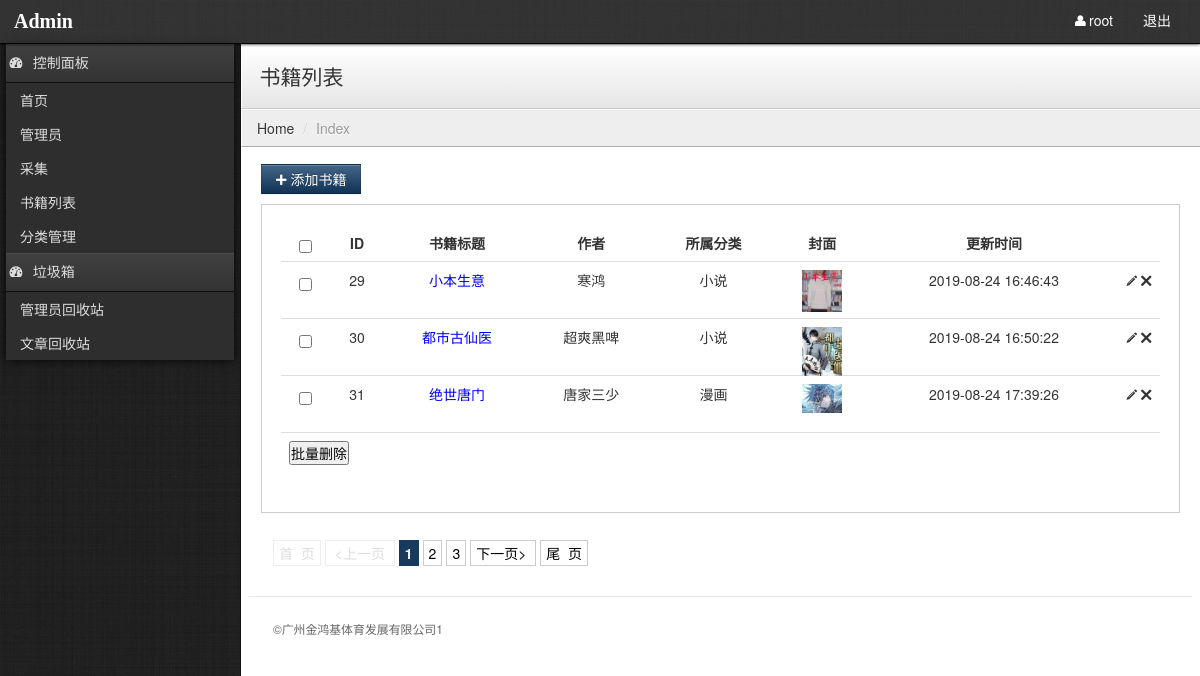
The page /admin/book_list.php (signed in) on the database as committed earlier.
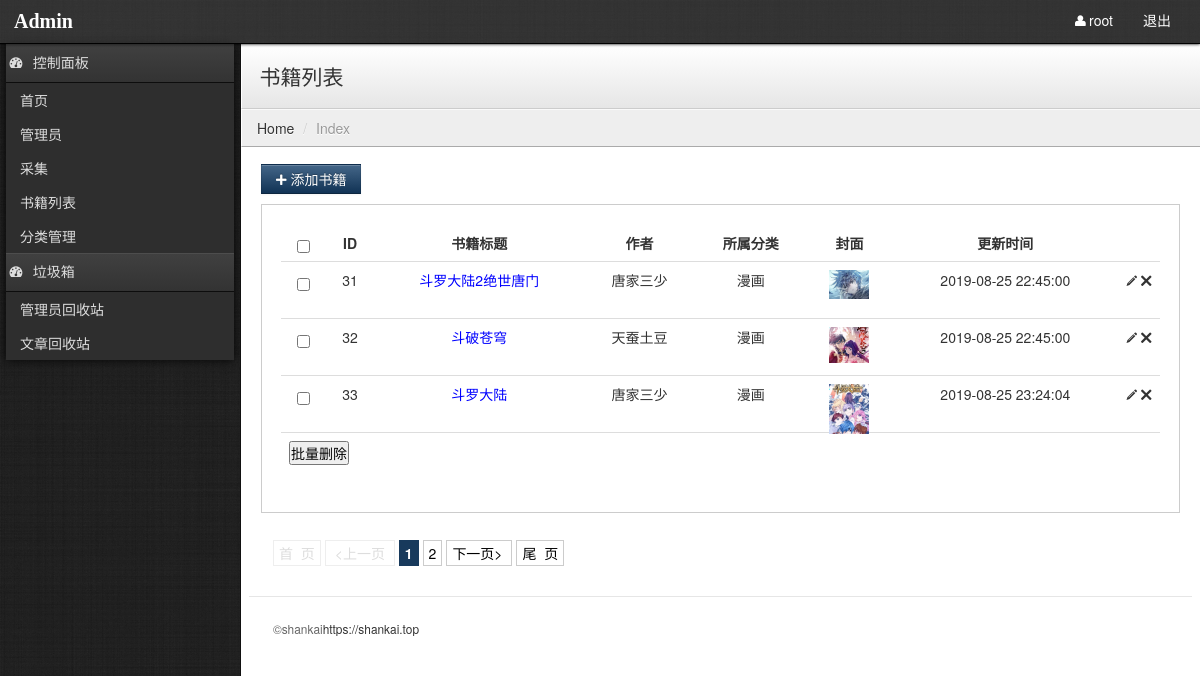
The same page on the database as committed later.
### tables this page shows
CREATE TABLE `pre_book` (
  `id` int(11) unsigned NOT NULL AUTO_INCREMENT COMMENT '主键',
  `title` varchar(255) DEFAULT NULL COMMENT '小说标题',
  `author` varchar(255) DEFAULT NULL COMMENT '作者',
  `register_time` int(11) DEFAULT NULL COMMENT '时间',
  `content` text COMMENT '描述内容',
  `thumb` varchar(255) DEFAULT NULL COMMENT '图片封面',
  `cateid` int(1) unsigned DEFAULT NULL COMMENT '分类外键',
  `flag` enum('top','new','hot') NOT NULL DEFAULT 'new' COMMENT '书籍标签',
  `url` varchar(255) DEFAULT NULL COMMENT '采集详细地址',
  PRIMARY KEY (`id`),
  KEY `key_book_cateid` (`cateid`) USING BTREE,
  CONSTRAINT `foreign_book_cateid` FOREIGN KEY (`cateid`) REFERENCES `pre_cate` (`id`) ON DELETE SET NULL ON UPDATE NO ACTION
);

CREATE TABLE `pre_cate` (
  `id` int(11) unsigned NOT NULL AUTO_INCREMENT COMMENT '主键',
  `name` varchar(255) DEFAULT NULL COMMENT '分类名称',
  PRIMARY KEY (`id`)
);

### includes/extends/class.db.php (called while the page is built, shortened)
<?php
class DB
{
    private $pre = "pre_";
    private $link = null;
    private $sql = null;
    public function __construct($hostname = "localhost",$username ='root',$password='',$dbname='')
    {
        $this->hostname = $hostname;
        $this->username = $username;
        $this->password = $password;
        $this->dbname = $dbname;
        $this->link = mysqli_connect($this->hostname,$this->username,$this->password) or die("连接数据库失败");
        mysqli_select_db($this->link,$this->dbname);
    }
    public function select($fields = "*")
    {
        $this->sql = "SELECT $fields ";
        return $this;
    }
    public function from($table,$as="")
    {
        $this->sql .= "FROM {$this->pre}$table ";
        if (!empty($as)){
            $this->sql .= "AS {$as} ";
        }
        return $this;
    }
    public function where($where = 1)
    {
        if(is_array($where))
        {
            $this->sql .= "WHERE ";
            foreach($where as $key=>$item)
            {
                $this->sql .= "$key = '$item' AND ";
            }
        }else {
            $this->sql .= "WHERE $where ";
        }
        $this->sql = trim($this->sql,"AND ");
        return $this;
    }
    public function join($table,$on,$by="LEFT")
    {
        $this->sql .= "$by JOIN {$this->pre}$table AS $table ON $on ";
        return $this;
    }
    public function limit($start=0,$limit=10)
    {
        $this->sql .= " LIMIT $start,$limit";
        return $this;
    }
    public function all()
    {
        $res = mysqli_query($this->link,$this->sql);
        while($row = mysqli_fetch_assoc($res))
        {
            $data[] = $row;
        }
        return $data;
    }
    public function find()
    {
        $res = mysqli_query($this->link,$this->sql);
        return mysqli_fetch_assoc($res);
    }
}
?>

### includes/init.php (called while the page is built, shortened)
<?php
include_once("extends/function.php");
function My_Autoload ($classname) {
    $classname = strtolower($classname);
}
$db = new DB("localhost","root","root","book");
$config_c = $db->select()->from("config")->all();
foreach ($config_c as $item){
    $config[$item['name']] = $item['content'];
}
?>

### admin/book_list.php (the view, shortened to what the changed rows need)
<?php
include_once("../includes/init.php");
include_once("public/common.php");
$page = $_GET['page']?? 1;
$count = $db->select("COUNT(id) AS c")->from("book")->find();
$limit = 3;
$size = 3;
$pageStr = page($page,$count['c'],$limit,$size, 'yellow');
$start = ($page-1)*$limit;
$book_list = $db->select("book.*,cate.name")->from("book", "book")->join("cate","book.cateid = cate.id")->limit($start,$limit)->all();
?>
<!DOCTYPE html>
<html lang="en">
<head>
    <?php include_once('public/meta.php');?>
</head>
<body>
<div class="content">
    <div class="header">
        <h1 class="page-title">书籍列表</h1>
    </div>
    <div class="container-fluid">
        <div class="row-fluid">
            <div class="well">
                <table class="table">
                    <thead>
                    <tr>
                        <th><input type="checkbox" name="delete" id="delete" /></th>
                        <th>ID</th>
                        <th>书籍标题</th>
                        <th>作者</th>
                        <th>所属分类</th>
                        <th>封面</th>
                        <th>更新时间</th>
                        <th style="width: 26px;"></th>
                    </tr>
                    </thead>
                    <tbody>
                    <form method="post">
                    <?php if (isset($book_list['code']) && $book_list['code']==0 ){?>
                        <tr>
                            <td colspan="20">暂无数据</td>
                        </tr>
                    <?php }else{?>
                        <?php foreach($book_list as $item){?>
                            <tr>
                                <td><input type="checkbox" class="items" name="bookid[]" value="<?php echo $item['id'];?>" /></td>
                                <td><?php echo $item['id'];?></td>
                                <td><a href="book_desc_list.php?book_id=<?php echo $item['id'];?>" style="color: blue;"><?php echo $item['title'];?></a></td>
                                <td><?php echo $item['author'];?></td>
                                <td><?php echo $item['name'];?></td>
                                <td>
                                    <div class="book_thumb" style="width: 40px;" >
                                        <img class="img-responsive" src="<?php echo $item['thumb']? ASSETS_PATH.$item['thumb'] : ADMIN_PATH.'/images/cover.png';?>" />
                                    </div>
                                </td>
                                <td><?php echo date("Y-m-d H:i:s",$item['register_time']);?></td>
                                <td>
                                    <a href="book.php?id=<?php echo $item['id'];?>"><i class="icon-pencil"></i></a>
                                    <a href="book_list.php?id=<?php echo $item['id']."&delete=1";;?>"><i class="icon-remove"></i></a>
                                </td>
                            </tr>
                        <?php }?>
                    <?php }?>
                    </form>
                    </tbody>
                </table>
            </div>
            <div class="pull-left">
                <?php echo $pageStr;?>
            </div>
            <?php include_once('public/footer.php');?>

### includes/extends/function.php (shortened to what the changed rows need)
<?php
function get_url(){
    $str = $_SERVER['PHP_SELF'].'?';
    return $str;
}
function page($current,$count,$limit,$size,$class='sabrosus'){
    $str='';
    if($count>$limit){
        $pages = ceil($count/$limit);
        $url = get_url();
        $str.='<div class="'.$class.'">';
        if($current==1){
            $str.='<span class="disabled">首&nbsp;&nbsp;页</span>';
            $str.='<span class="disabled">  &lt;上一页 </span>';
        }else{
            $str.='<a href="'.$url.'page=1">首&nbsp;&nbsp;页 </a>';
            $str.='<a href="'.$url.'page='.($current-1).'">  &lt;上一页 </a>';
        }
        if($current<=floor($size/2)){
            $star=1;
            $end=$pages >$size ? $size : $pages;
        }else if($current>=$pages - floor($size/2)){
            $star=$pages-$size+1<=0?1:$pages-$size+1;
            $end=$pages;
        }else{
            $d=floor($size/2);
            $star=$current-$d;
            $end=$current+$d;
        }
        for($i=$star;$i<=$end;$i++){
            if($i==$current){
                $str.='<span class="current">'.$i.'</span>';
            }else{
                $str.='<a href="'.$url.'page='.$i.'">'.$i.'</a>';
            }
        }
        if($pages==$current){
            $str .='<span class="disabled">  下一页&gt; </span>';
            $str.='<span class="disabled">尾&nbsp;&nbsp;页  </span>';
        }else{
            $str.='<a href="'.$url.'page='.($current+1).'">下一页&gt; </a>';
            $str.='<a href="'.$url.'page='.$pages.'">尾&nbsp;&nbsp;页 </a>';
        }
        $str.='</div>';
    }
    return $str;
}

### admin/public/footer.php (shortened to what the changed rows need)
<footer>
    <hr>
    <p>&copy;<?php echo $config['company']?><a href="https://shankai.top" target="_blank"><?php echo $config['author']?></a></p>
</footer>
        </div>
    </div>
</div>
</body>
</html>

Rows that differ between the two databases and show on the page:
removed pre_book: id "29", title "小本生意", author "寒鸿", cateid.name "小说", thumb (picture), register_time "2019-08-24 16:46:43"
removed pre_book: id "30", title "都市古仙医", author "超爽黑啤", cateid.name "小说", thumb (picture), register_time "2019-08-24 16:50:22"
changed pre_book id 31: title "绝世唐门" → "斗罗大陆2绝世唐门"; register_time "2019-08-24 17:39:26" → "2019-08-25 22:45:00"
now on this page (row unchanged): pre_book: id "32", title "斗破苍穹", author "天蚕土豆", cateid.name "漫画", thumb (picture), register_time "2019-08-25 22:45:00"
now on this page (row edited): pre_book: id "33", title "斗罗大陆", author "唐家三少", cateid.name "漫画", thumb (picture), register_time "2019-08-25 23:24:04"
Other text that changed with them:
$config['company']: "广州金鸿基体育发展有限公司1" → "shankai"
$config['author']: (not shown) → "https://shankai.top"
list line gone: "3"
